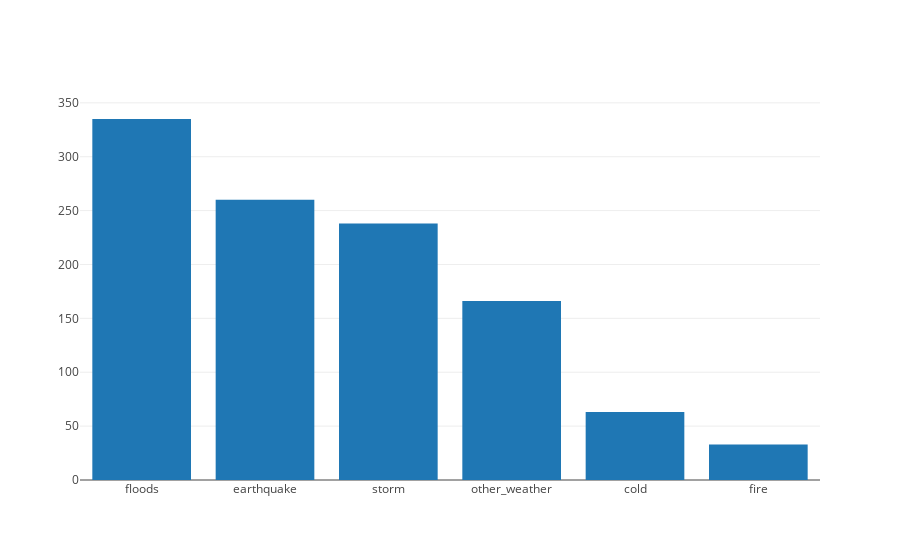

Source (notebook cell):
### Code cell
import pandas as pd
import plotly.graph_objs as go
from plotly.offline import iplot, init_notebook_mode
init_notebook_mode(connected = True)
graph_two = []
graph_two.append(
      go.Bar(
      x = weather_death.Weather_Category.tolist(),
      y = weather_death.Death_count.tolist(),
      )
    )
layout_two = dict(title = 'Weather Related Death',
                xaxis = dict(title = 'Weather Condition',),
                yaxis = dict(title = 'Count'),
                )
fig = go.Figure(data=graph_two, layout = layout_two)
iplot(graph_two)

### Figure 1 — Plotly figure (JSON) as saved in the notebook; plotly's stock layout.template omitted (floating-point values rounded to 4 significant figures)
{"data": [{"type": "bar", "x": ["floods", "earthquake", "storm", "other_weather", "cold", "fire"], "y": [335, 260, 238, 166, 63, 33]}], "layout": {}}
